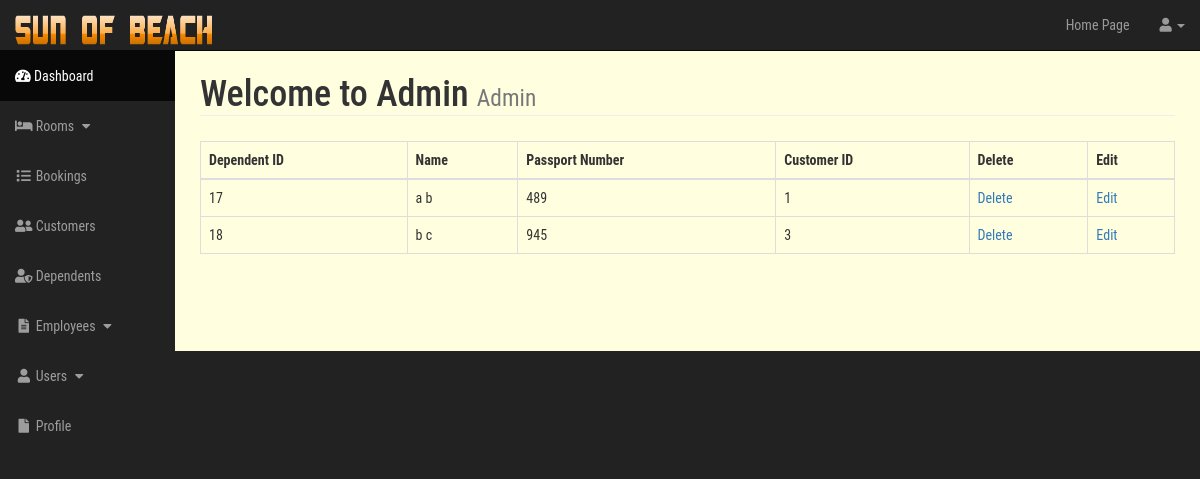
The app's page /admin/dependents.php, older data.
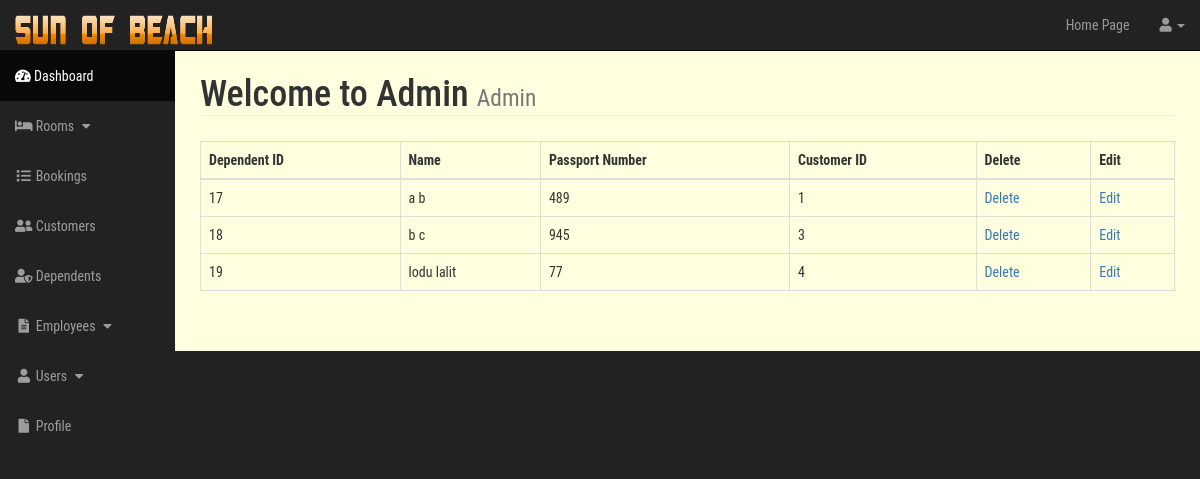
The same page, newer data.
### tables this page shows
CREATE TABLE `dependents` (
  `dep_id` int(11) NOT NULL,
  `dep_name` varchar(20) NOT NULL,
  `passport_no` int(11) NOT NULL,
  `cust_id` int(11) NOT NULL
);

### admin/include/view_all_dependents.php (the view, shortened to what this page needs)
<table class="table table-bordered table-hover">
    <thead>
        <tr>
            <th>Dependent ID</th>
            <th>Name</th>
            <th>Passport Number</th>
            <th>Customer ID</th>
            <th>Delete</th>
            <th>Edit</th>
        </tr>
    </thead>
    <tbody>
        <?php
        $query = "SELECT * FROM dependents";
        $select_bookings=mysqli_query($con, $query);
        while($row=mysqli_fetch_assoc($select_bookings)){
            $cust_id=$row['cust_id'];
            $dep_id=$row['dep_id'];
            $dep_name=$row['dep_name'];
            $passport_no=$row['passport_no'];
            echo "<tr><td>{$dep_id}</td>";
            echo "<td>{$dep_name}</td>";
            echo "<td>{$passport_no}</td>";
            echo "<td>{$cust_id}</td>";
            echo "<td><a href='dependents.php?delete={$dep_id}'>Delete</a></td>";
            echo "<td><a href='dependents.php?source=edit_dependent&p_id={$dep_id}'>Edit</a></td>";
            echo "</tr>";
        }
        ?>
    </tbody>
</table>

### admin/include/admin_navigation.php (shortened to what this page needs)
<nav class="navbar navbar-inverse navbar-fixed-top" role="navigation">
            <div class="navbar-header">
                <a class="navbar-brand" href="index.php"><img src="../images/title.png" style="height: 30px; width: 200px;"></a>
            </div>
            <ul class="nav navbar-right top-nav">
                <li><a href="../index.php">Home Page</a></li>
                <li class="dropdown">
                    <a href="#" class="dropdown-toggle" data-toggle="dropdown"><i class="fa fa-user"></i> <?php echo $_SESSION['user'] ?><b class="caret"></b></a>
                </li>
            </ul>
            <div class="collapse navbar-collapse navbar-ex1-collapse">
                <ul class="nav navbar-nav side-nav">
                    <li class="active">
                        <a href="index.php"><i class="fas fa-tachometer-alt"></i> Dashboard</a>
                    </li>
                    <li>
                        <a href="javascript:;" data-toggle="collapse" data-target="#rooms_dropdown"><i class="fa fa-fw fa-bed"></i> Rooms <i class="fa fa-fw fa-caret-down"></i></a>
                    </li>
                    <li>
                        <a href="booking.php"><i class="fa fa-fw fa-list"></i> Bookings</a>
                    </li>
                    <li>
                        <a href="customers.php"><i class="fa fa-fw fa-user-friends"></i> Customers</a>
                    </li>
                    <li>
                        <a href="dependents.php"><i class="fa fa-fw fa-user-shield"></i> Dependents</a>
                    </li>
                    <li>
                        <a href="javascript:;" data-toggle="collapse" data-target="#employees_dropdown"><i class="fa fa-fw fa-file-text"></i> Employees <i class="fa fa-fw fa-caret-down"></i></a>
                    </li>
                    <li>
                        <a href="javascript:;" data-toggle="collapse" data-target="#users"><i class="fa fa-fw fa-user"></i> Users <i class="fa fa-fw fa-caret-down"></i></a>
                    </li>
                    <li>
                        <a href="profile.php"><i class="fa fa-fw fa-file"></i> Profile</a>
                    </li>
                </ul>
            </div>
        </nav>

Row changes from the older to the newer data that the page shows:
added dependents: dep_id "19", dep_name "lodu lalit", passport_no "77", cust "4"
